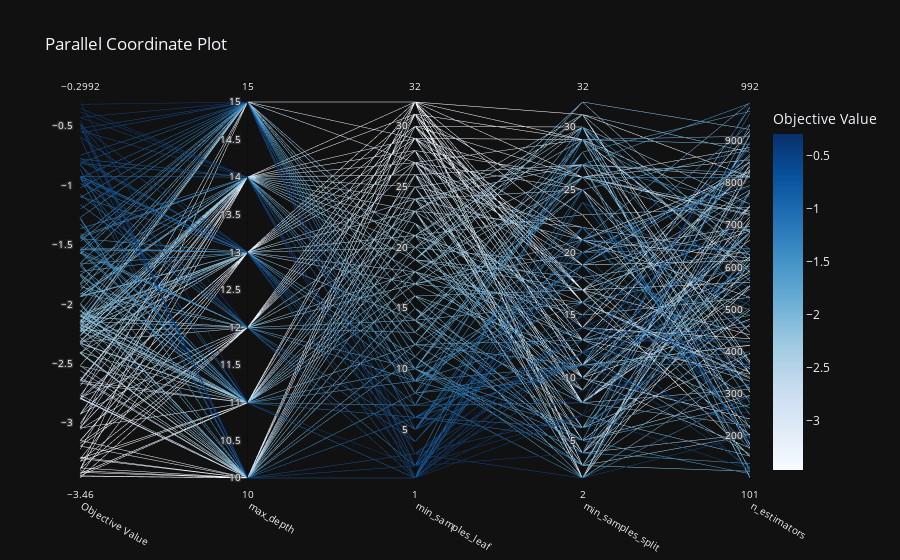

Notebook source saved alongside this figure:
### Code cell
optuna.visualization.plot_parallel_coordinate(study)

### Figure 1 — Plotly figure (JSON) as saved in the notebook; plotly's stock layout.template omitted (floating-point values rounded to 4 significant figures; data arrays with more than 128 entries replaced by an {"elided": "..."} marker saying what was removed)
{"data": [{"dimensions": [{"label": "Objective Value", "range": [-3.46, -0.2992], "values": {"elided": "202 float values"}}, {"label": "max_depth", "range": [10, 15], "values": {"elided": "202 int values"}}, {"label": "min_samples_leaf", "range": [1, 32], "values": {"elided": "202 int values"}}, {"label": "min_samples_split", "range": [2, 32], "values": {"elided": "202 int values"}}, {"label": "n_estimators", "range": [101, 992], "values": {"elided": "202 int values"}}], "labelangle": 30, "labelside": "bottom", "line": {"color": {"elided": "202 float values"}, "colorbar": {"title": {"text": "Objective Value"}}, "colorscale": [[0.0, "rgb(247,251,255)"], [0.125, "rgb(222,235,247)"], [0.25, "rgb(198,219,239)"], [0.375, "rgb(158,202,225)"], [0.5, "rgb(107,174,214)"], [0.625, "rgb(66,146,198)"], [0.75, "rgb(33,113,181)"], [0.875, "rgb(8,81,156)"], [1.0, "rgb(8,48,107)"]], "reversescale": false, "showscale": true}, "type": "parcoords"}], "layout": {"title": {"text": "Parallel Coordinate Plot"}}}
